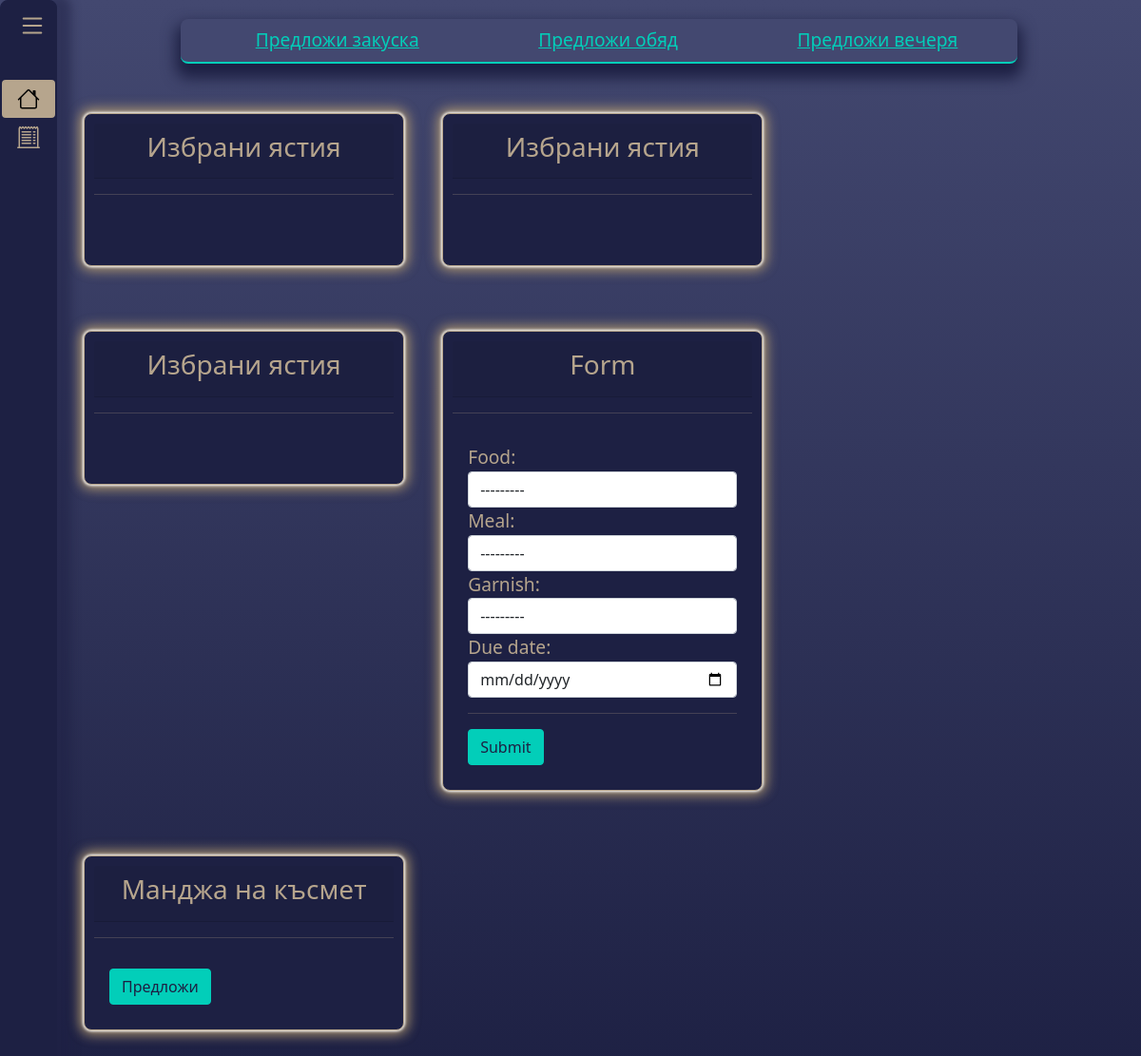
/, run on an earlier commit of the app's database.
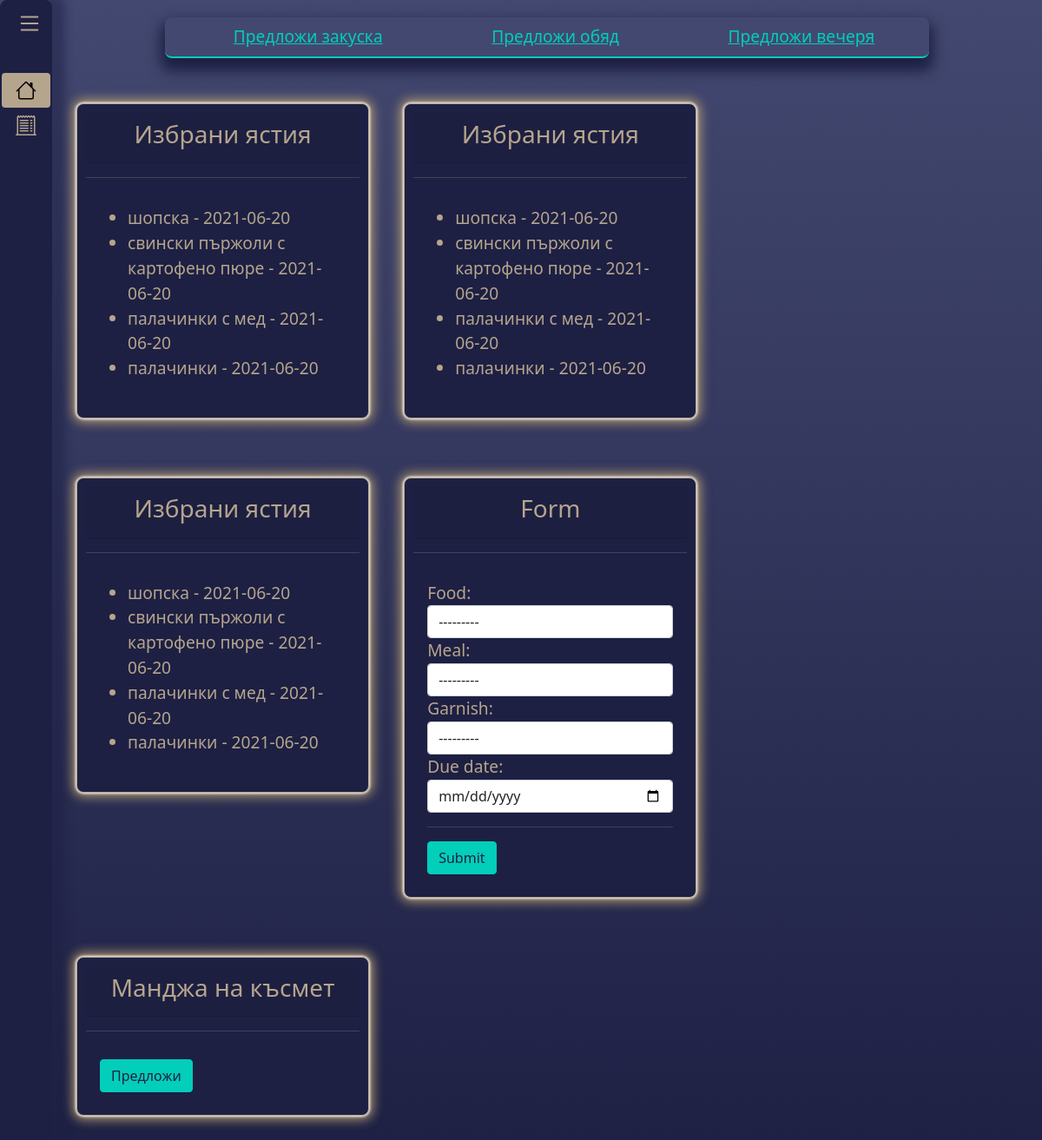
And on a later commit of the database.
### cooking_project/main/models/choice_model.py (models this page shows)
class Choice(models.Model):
    food = models.ForeignKey(
        Food,
        on_delete=models.CASCADE,
    )
    meal = models.ForeignKey(
        Meal,
        on_delete=models.CASCADE,
    )
    garnish = models.ForeignKey(
        Garnish,
        on_delete=models.CASCADE,
        blank=True,
        null=True,
    )
    due_date = models.DateField()
    def __str__(self):
        garnish = f" с {self.garnish.name}" if self.garnish else ''
        return f"{self.food.name}{garnish} - {self.due_date.__str__()}"

### cooking_project/food/models/food_model.py (models this page shows)
class Food(models.Model):
    name = models.CharField(
        max_length=30,
    )
    type = models.ForeignKey(
        Coarse,
        on_delete=models.CASCADE,
    )
    needs_garnish = models.BooleanField(
        default=False,
    )
    vegetarian = models.BooleanField(
        default=False,
    )
    image = models.ImageField(
        upload_to='static/images',
        verbose_name='food image',
        null=True,
        blank=True,
    )
    def __str__(self):
        return self.name

### cooking_project/food/models/garnish_model.py (models this page shows)
class Garnish(models.Model):
    name = models.CharField(
        max_length=20,
    )
    def __str__(self):
        return self.name

### cooking_project/main/views.py (the view, shortened to what this page needs)
# urls.py: path('', index, name='index'),
def index(request):
    form = ChoiceForm()
    choices = Choice.objects.all()
    if request.method == 'GET':
        context = {
            'form': form,
            'choices': choices,
        }
        return render(request, 'index.html', context)

### cooking_project/main/forms.py
class ChoiceForm(forms.ModelForm):
    def __init__(self, *args, **kwargs):
        super(ChoiceForm, self).__init__(*args, **kwargs)
        for field_name, field in self.fields.items():
            field.widget.attrs['class'] = 'form-control'
    class Meta:
        model = Choice
        fields = '__all__'
        widgets = {
            'due_date': forms.DateInput(
                attrs={
                    'type': 'date',
                }
            ),
        }

### cooking_project/food/models/meal_model.py (called while the page is built)
    def __str__(self):
        return self.type

### templates/index.html (shortened to what this page needs)
{% extends 'base.html' %}
{% block content %}
    <div class="row row-cols-lg-3 row-cols-sm-1 align-items-start align-content-between">
        <div class="card mb-lg-5">
            <div class="card-header text-center">
                <h3>Избрани ястия</h3>
            </div>
            <hr/>
            <div class="card-body">
                <div class="card-text">
                    <ul>
                        {% for choice in choices %}
                            <li>{{ choice }}</li>
                        {% endfor %}
                    </ul>
                </div>
            </div>
        </div>
        <div class="card mb-lg-5">
            <div class="card-header text-center">
                <h3>Избрани ястия</h3>
            </div>
            <hr/>
            <div class="card-body">
                <div class="card-text">
                    <ul>
                        {% for choice in choices %}
                            <li>{{ choice }}</li>
                        {% endfor %}
                    </ul>
                </div>
            </div>
        </div>
        <div class="card mb-lg-5">
            <div class="card-header text-center">
                <h3>Избрани ястия</h3>
            </div>
            <hr/>
            <div class="card-body">
                <div class="card-text">
                    <ul>
                        {% for choice in choices %}
                            <li>{{ choice }}</li>
                        {% endfor %}
                    </ul>
                </div>
            </div>
        </div>
        <div class="card mb-5">
            <div class="card-header text-center">
                <h3>Form</h3>
            </div>
            <hr/>
            <div class="card-body">
                <form method="post">
                    {{ form }}
                    <hr/>
                    <button class="btn btn-success">Submit</button>
                </form>
            </div>
        </div>
        <div class="card mb-5">
            <div class="card-header text-center">
                <h3>Манджа на късмет</h3>
            </div>
            <hr/>
            <div class="card-body">
                    <a href="{% url 'suggest' %}">
                        <button class="btn btn-success">Предложи</button>
                    </a>
            </div>
        </div>
    </div>
{% endblock %}

### templates/base.html (shortened to what this page needs)
{% load static %}
<!DOCTYPE html>
<html lang="en">
<head>
    {% block main_css %}
        <link href="{% static 'css/bootstrap.css' %}" rel="stylesheet">
        <link href="{% static 'css/main.css' %}" rel="stylesheet">
    {% endblock %}
</head>
<body>
{% include 'sidebar.html' %}
<div class="main" id="main">
    {% include 'navbar.html' %}
    {% block content %}
    {% endblock %}
</div>
</body>
</html>

### templates/sidebar.html (shortened to what this page needs)
{% url 'index' as index %}
{% url 'test' as test %}
<div class="sidebar d-flex flex-column flex-shrink-0 p-3" id="mySidebar">
    <a class="openbtn" id="openbtn" onclick="function openNav() {
        document.getElementById('mySidebar').style.width = '15%';
        document.getElementById('main').style.marginLeft = '15%';
        document.getElementById('closebtn').hidden = false;
        document.getElementById('openbtn').hidden = true;
        let elements = document.getElementsByClassName('nav-link');
        for (let i = 0; i < elements.length; i++) {
            let element = elements[i];
            element.style.fontSize = '1.2rem';
        }
    }
    openNav()">
    </a>
    <ul class="nav nav-pills flex-column mb-lg-auto">
        <li class="nav-item">
            <a href="{{ index }}"
               class="nav-link {% if request.path == index %}active{% endif %}">
            </a>
        </li>
        <li>
            <a href="{{ test }}"
               class="nav-link {% if request.path == test %}active{% endif %}">
            </a>
        </li>
    </ul>
</div>

### templates/navbar.html (shortened to what this page needs)
{% load static %}
<nav class="navbar">
    <div class="d-flex justify-content-around">
        <a class="btn-outline-success" href="#">
            Предложи закуска
        </a>
        <a class="btn-outline-success" href="#">
            Предложи обяд
        </a>
        <a class="btn-outline-success" href="#">
            Предложи вечеря
        </a>
    </div>
</nav>

### static/css/main.css (style rules this page uses)
.main { margin-left: 5%; z-index: 2; transition: margin-left .5s; padding: 20px; }
html { font-size: 100% }
.sidebar { background: var(--bs-dark-purple); border: 1px solid var(--bs-dark-purple); border-radius: 0.5rem; box-shadow: 10px 0 10px 5px rgba(29, 32, 67, 0.5); height: 100%; width: 5%; position: fixed; z-index: 1; top: 0; left: 0; align-items: center; overflow-x: hidden; padding-top: 50px; transition: 0.5s; }
.sidebar a { text-decoration: none; font-size: 0; color: var(--bs-font-color-primary); display: block; transition: 0.3s; }
.sidebar .openbtn { position: absolute; top: 0; right: 10px; font-size: 30px; color: var(--bs-font-color-primary); }

What changed in the data, as far as the page shows it:
added Choice: garnish+food+due_date "шопска - 2021-06-20"
added Choice: garnish+food+due_date "свински пържоли с картофено пюре - 2021-06-20"
added Choice: garnish+food+due_date "палачинки с мед - 2021-06-20"
added Choice: garnish+food+due_date "палачинки - 2021-06-20"
